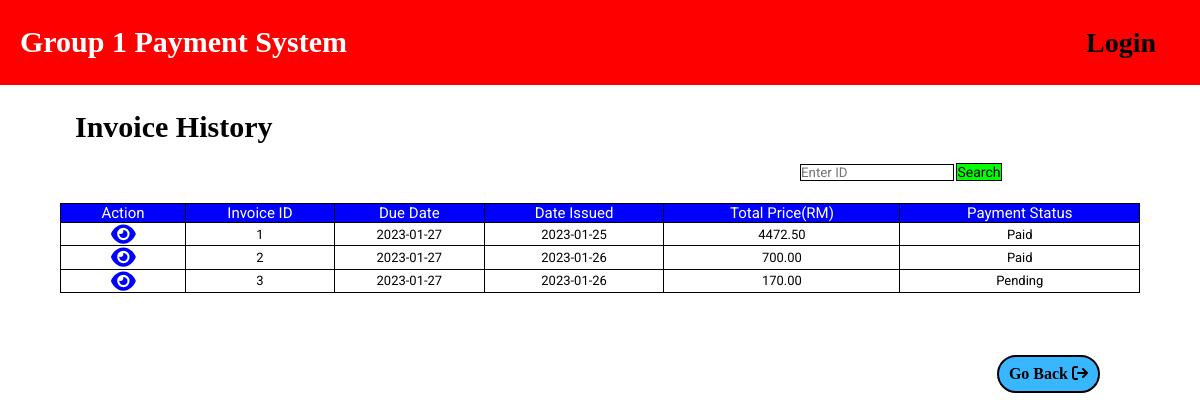
The app's page /cfo_viewInvoiceHistory.php with its own data.
### tables this page shows
CREATE TABLE `invoice` (
  `invoiceID` int(10) NOT NULL,
  `dueDate` date NOT NULL,
  `issueDate` date DEFAULT NULL,
  `totalPrice` double(10,2) DEFAULT NULL,
  `invoiceStatus` enum('Approved','Pending','Expired') DEFAULT NULL,
  `vendorID` int(10) NOT NULL,
  `vmanagerID` int(10) DEFAULT NULL,
  `paymentID` int(10) DEFAULT NULL,
  `payStatus` enum('Paid','Pending') NOT NULL,
  `companyID` int(10) NOT NULL,
  `companyName` varchar(100) DEFAULT NULL
);

### cfo_viewInvoiceHistory.php (the view, shortened to what this page needs)
<!DOCTYPE html>
<html lang="en">
<head>
<link rel="stylesheet" href="css/style.css">
</head>
<body>
	<header>
	<?php
		include "navigation.php";
	?>
	</header>
	<div style ="margin-top:110px; margin-left:65px;"><h1>Invoice History</h1></div>
		<div>
		<form method="POST">
		<input type="text" name="valuesearch" placeholder="Enter ID" class ="" style="margin-left:800px; margin-top:20px;">
		<input type="submit" name="btnsearch" value="search" class ="btnsearch">
		</form>
		</div>
        <br><br>
		<div>
			<div>
            <center>
				<table style = "width : 90%">
					<thead>
						<tr>
                        <th>Action</th>
                        <th>Invoice ID</th>
                        <th>Due Date</th>
                        <th>Date Issued</th>
                        <th>Total Price(RM)</th>
                        <th>Payment Status</th>
						</tr>
					</thead>
			<?php
			include 'connection.php';
			if(isset($_POST['btnsearch']))
			{
				$valuesearch = $_POST['valuesearch'];
				$result = mysqli_query($connect, "SELECT * FROM `invoice` WHERE invoiceStatus = 'Approved' AND `invoiceID` LIKE'%$valuesearch%'");
			}
			else
			{
				$result = mysqli_query($connect, "SELECT * FROM invoice WHERE invoiceStatus = 'Approved'");
			}
			while($row = mysqli_fetch_assoc($result))
			{			?>
					<tbody>
						<tr>
                        <td style="width:125px;"><a href="cfo_invoiceDetail.php?view&invoiceID=<?php echo $row["invoiceID"];?>"><i class="fa fa-eye"></i></a></td>
							<td><?php echo $row["invoiceID"];?></td>
							<td><?php echo $row["dueDate"];?></td>
							<td><?php echo $row["issueDate"];?></td>
							<td><?php echo $row["totalPrice"];?></td>
							<td><?php echo $row["payStatus"];?></td>
						</tr>
					</tbody>
			<?php
			}
			?>
				</table>
                </center>
			</div>
		</div>
    <br><br>
    <button type="back" style ="background-color: #38b6ff; float:right; margin-right:100px;"  onclick="window.location.href='cfo_home.php';" name= "back"> Go Back <i class="fa-solid fa-arrow-right-from-bracket"></i></button>
</body>
</html>

### style.css (style rules this page uses)
:root { --blue:#ff0000; --black:#354046; --white:##ffffff; }
* { font-family: 'Roboto', sans-serif; margin:0;padding:0; box-sizing: border-box; border: none!important; outline: none !important; text-decoration: none!important; text-transform: capitalize; font-weight: 400; transition: all .2s linear; }
html { font-size: 62.5%; overflow-x: hidden; scroll-behavior: smooth!important; }
body { overflow-x: hidden; }
header { width:100%; position: fixed; top:0; left:0; padding:2rem 1rem; z-index:1000; background-color: #ff0000; opacity: 100%; }

### cfo_viewInvoiceHistory.php (style rules this page uses)
h1 { font-weight:bold; font-family: Agency FB; font-size: 30px; display:inline; margin: auto; width: 60%; padding: 10px; }
.fa-eye { color:#0000FF; font-size:22px; align:center; position:relative; }
th,td, table { border:1px solid black!important; border-collapse: collapse; text-align:center; }
tr:nth-child(odd) { background-color: #D6EEEE; }
th { font-size:15px; background-color:#0000ff; color:white; }
td { font-size:13px; text-align:center; background-color:white; }
button { font-family: Agency FB; border: 2px solid black!important; border-width: 5px; outline-color: black; padding: 8px 10px; text-align: center; text-decoration: none; display: inline-block; margin: 40px 80px; cursor: pointer; font-weight: bold; border-radius:20px; font-size:16px; background:#90EE90; }
input { border:1px solid black!important; }
.btnsearch { background-color:#00FF00; color:black; font-size:14px; cursor:pointer; }

### records on screen
invoice: invoiceID "1", dueDate "2023-01-27", issueDate "2023-01-25", totalPrice "4472.50", payStatus "Paid"
invoice: invoiceID "2", dueDate "2023-01-27", issueDate "2023-01-26", totalPrice "700.00", payStatus "Paid"
invoice: invoiceID "3", dueDate "2023-01-27", issueDate "2023-01-26", totalPrice "170.00", payStatus "Pending"
